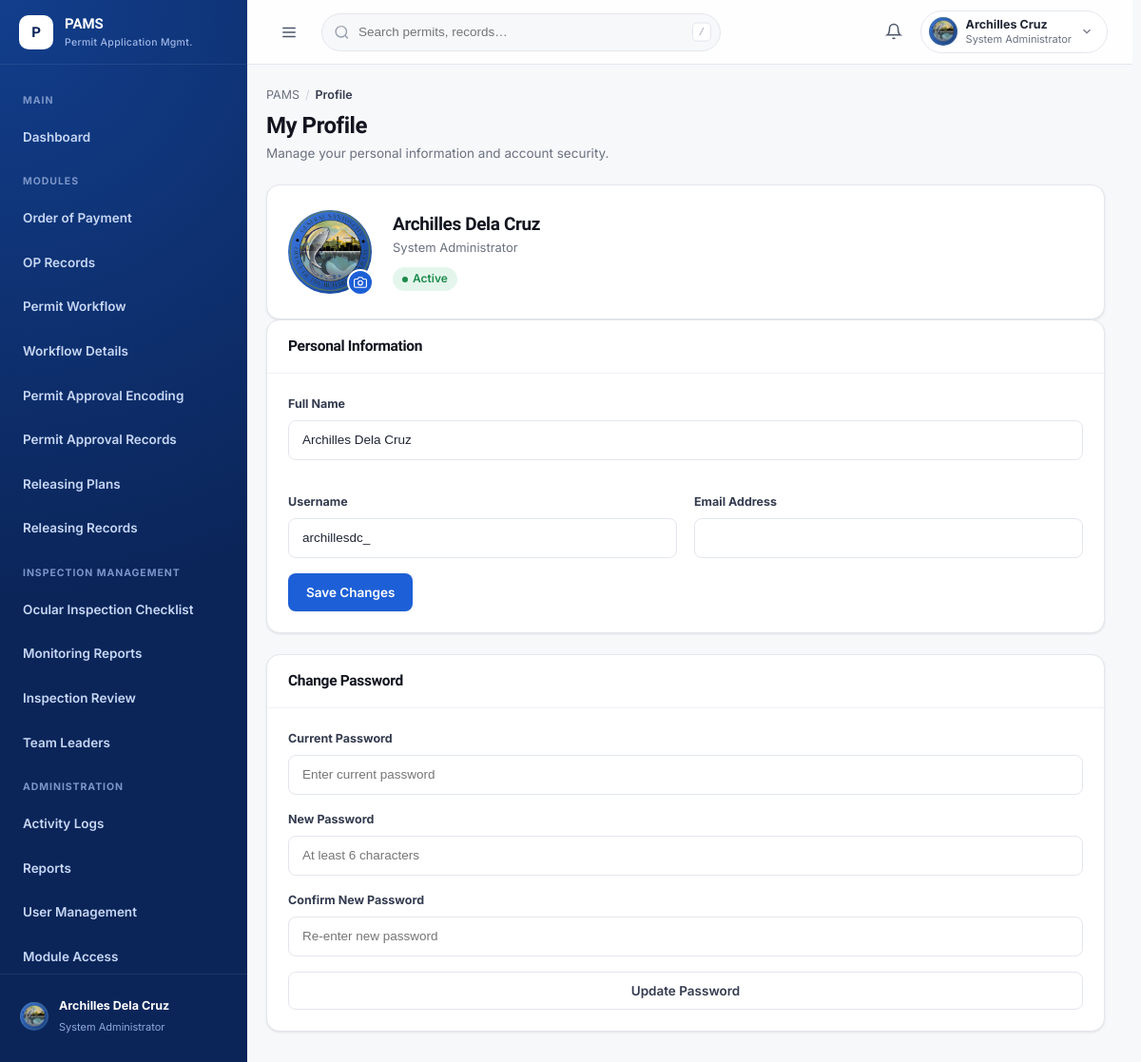
The page /pages/profile.php (signed in) on the database its author committed.
### tables this page shows
CREATE TABLE users (
    id INT AUTO_INCREMENT PRIMARY KEY,
    username VARCHAR(50) NOT NULL,
    password_hash VARCHAR(255) NOT NULL,
    full_name VARCHAR(100) NOT NULL,
    email VARCHAR(100) DEFAULT NULL,
    profile_photo VARCHAR(255) DEFAULT 'assets/images/OBO LOGO.png',
    is_active TINYINT(1) DEFAULT 1,
    is_admin TINYINT(1) DEFAULT 0,
    role VARCHAR(20) NOT NULL DEFAULT 'inspector',
    position VARCHAR(100) DEFAULT NULL,
    last_login DATETIME DEFAULT NULL,
    created_at DATETIME DEFAULT CURRENT_TIMESTAMP,
    updated_at DATETIME DEFAULT CURRENT_TIMESTAMP ON UPDATE CURRENT_TIMESTAMP,
    UNIQUE KEY username (username),
    KEY idx_username (username),
    KEY idx_is_active (is_active)
);

### includes/functions.php (called while the page is built, shortened)
<?php
function escape(string $str): string {
    return htmlspecialchars($str, ENT_QUOTES | ENT_HTML5, 'UTF-8');
}
function getNavIcon(string $name): string {
    return $icons[$name] ?? '';
}

### includes/admin-shell.php (called while the page is built)
<?php
require_once __DIR__ . '/auth.php';
require_once __DIR__ . '/user-shell.php';
function renderAdminSidebar(string $activeKey): string {
    return renderPamsSidebar($activeKey);
}
function renderAdminHeader(string $pageTitle): string {
    return renderPamsHeader($pageTitle);
}

### includes/auth.php (called while the page is built, shortened)
<?php
require_once __DIR__ . '/functions.php';
function refreshUserPermissions(): array {
    $permissions = [];
    return $permissions;
}
function getUserModulePermissions(): array {
    $permissions = refreshUserPermissions();
    $role = $_SESSION['role'] ?? 'inspector';
    if (!empty($_SESSION['is_admin']) && in_array($role, ['developer', 'admin'])) {
        $permissions = array_fill_keys(array_keys(MODULES), true);
    }
    return $permissions;
}
function roleDisplayName(string $role): string {
    return match ($role) {
        'developer' => 'System Administrator',
        'admin' => 'Administrator',
        'admin_aid' => 'Admin Aid',
        'inspector-admin' => 'Inspector Admin',
        'inspector' => 'Inspector',
        default => ucfirst($role),
    };
}

### pages/profile.php (the view, shortened to what this page needs)
<?php
require_once __DIR__ . '/../includes/auth.php';
require_once __DIR__ . '/../includes/admin-shell.php';
$pdo = getDB();
$stmt = $pdo->prepare('SELECT full_name, username, email, last_login, created_at, profile_photo FROM users WHERE id = ?');
$stmt->execute([$_SESSION['user_id']]);
$profile = $stmt->fetch();
?>
<!DOCTYPE html>
<html lang="en">
<head>
  <link rel="stylesheet" href="../assets/css/variables.css">
  <link rel="stylesheet" href="../assets/css/utilities.css">
  <link rel="stylesheet" href="../assets/css/buttons.css">
  <link rel="stylesheet" href="../assets/css/layout.css?v=20260816c">
  <link rel="stylesheet" href="../assets/css/sidebar.css?v=20260803b">
  <link rel="stylesheet" href="../assets/css/header.css">
  <link rel="stylesheet" href="../assets/css/cards.css">
  <link rel="stylesheet" href="../assets/css/forms.css">
  <link rel="stylesheet" href="../assets/css/modal.css">
  <link rel="stylesheet" href="../assets/css/tables.css">
  <link rel="stylesheet" href="../assets/css/responsive.css">
  <link rel="stylesheet" href="../assets/css/dashboard.css">
</head>
<body data-page="profile" data-full-name="<?php echo escape($_SESSION['full_name']); ?>" data-username="<?php echo escape($_SESSION['username']); ?>" data-email="<?php echo escape($_SESSION['email'] ?? ''); ?>" data-last-login="<?php echo escape($_SESSION['logged_in_at'] ?? ''); ?>" data-profile-photo="<?php echo escape($profile['profile_photo'] ?? ''); ?>">
  <div class="app-shell" id="appShell">
    <?php echo renderAdminSidebar('profile'); ?>
    <div class="main-col">
      <?php echo renderAdminHeader('Profile'); ?>
      <main class="page-content fade-in">
        <div class="breadcrumb"><span>PAMS</span><span class="sep">/</span><span class="current">Profile</span></div>
        <div class="page-head">
          <div>
            <h1>My Profile</h1>
            <p class="subtitle">Manage your personal information and account security.</p>
          </div>
        </div>
        <div class="section-card">
          <div class="profile-hero">
            <div class="avatar lg" id="profilePhotoWrap">
              <?php if ($profile['profile_photo']): ?>
              <img src="../<?php echo escape($profile['profile_photo']); ?>" alt="Profile photo" class="avatar-img">
              <?php else: ?>
              <span id="profileAvatarInitials"></span>
              <?php endif; ?>
              <div class="cam-btn" id="profileCamBtn" title="Change profile picture">
                <svg viewBox="0 0 24 24" width="14" height="14" fill="none" stroke="currentColor" stroke-width="2"><path d="M23 19a2 2 0 0 1-2 2H3a2 2 0 0 1-2-2V8a2 2 0 0 1 2-2h4l2-3h6l2 3h4a2 2 0 0 1 2 2Z"/><circle cx="12" cy="13" r="4"/></svg>
              </div>
            </div>
            <div class="p-info">
              <h2><?php echo escape($profile['full_name'] ?? 'Administrator'); ?></h2>
              <p><?php echo escape(roleDisplayName($_SESSION['role'] ?? 'inspector')); ?></p>
              <div class="flex gap-sm" style="margin-top:10px;">
                <span class="badge badge-success">Active</span>
              </div>
            </div>
          </div>
        </div>
        <div class="two-col">
          <div class="section-card" style="margin:0;">
            <div class="section-head"><h3>Personal Information</h3></div>
            <div class="section-body">
              <form id="profileForm" method="POST" action="#">
                <div class="form-grid">
                  <div class="form-group full">
                    <label>Full Name</label>
                    <input class="form-control" name="full_name" value="<?php echo escape($profile['full_name'] ?? ''); ?>">
                  </div>
                  <div class="form-group">
                    <label>Username</label>
                    <input class="form-control" value="<?php echo escape($profile['username'] ?? ''); ?>" disabled>
                  </div>
                  <div class="form-group">
                    <label>Email Address</label>
                    <input class="form-control" type="email" name="email" value="<?php echo escape($profile['email'] ?? ''); ?>">
                  </div>
                </div>
                <button type="submit" class="btn btn-primary">Save Changes</button>
              </form>
            </div>
          </div>
          <div class="section-card" style="margin:0;">
            <div class="section-head"><h3>Change Password</h3></div>
            <div class="section-body">
              <form id="changePasswordForm" method="POST" action="#">
                <div class="form-group">
                  <label>Current Password</label>
                  <input class="form-control" type="password" name="current_password" placeholder="Enter current password">
                </div>
                <div class="form-group">
                  <label>New Password</label>
                  <input class="form-control" type="password" id="newPassword" name="new_password" placeholder="At least 6 characters">
                </div>
                <div class="form-group">
                  <label>Confirm New Password</label>
                  <input class="form-control" type="password" id="confirmPassword" name="confirm_password" placeholder="Re-enter new password">
                </div>
                <button type="submit" class="btn btn-secondary btn-block">Update Password</button>
              </form>
            </div>
          </div>
        </div>
      </main>
    </div>
  </div>
</body>
</html>

### rows shown on the page
users: profile_photo (picture), full_name "Archilles Dela Cruz", username "archillesdc_"

### other values the page prints
$section "MAIN"
$item['label'] "Dashboard"
$section "MODULES"
$item['label'] "Order of Payment"
$item['label'] "OP Records"
$item['label'] "Permit Workflow"
$item['label'] "Workflow Details"
$item['label'] "Permit Approval Encoding"
$item['label'] "Permit Approval Records"
$item['label'] "Releasing Plans"
$item['label'] "Releasing Records"
$section "INSPECTION MANAGEMENT"
$item['label'] "Ocular Inspection Checklist"
$item['label'] "Monitoring Reports"
$item['label'] "Inspection Review"
